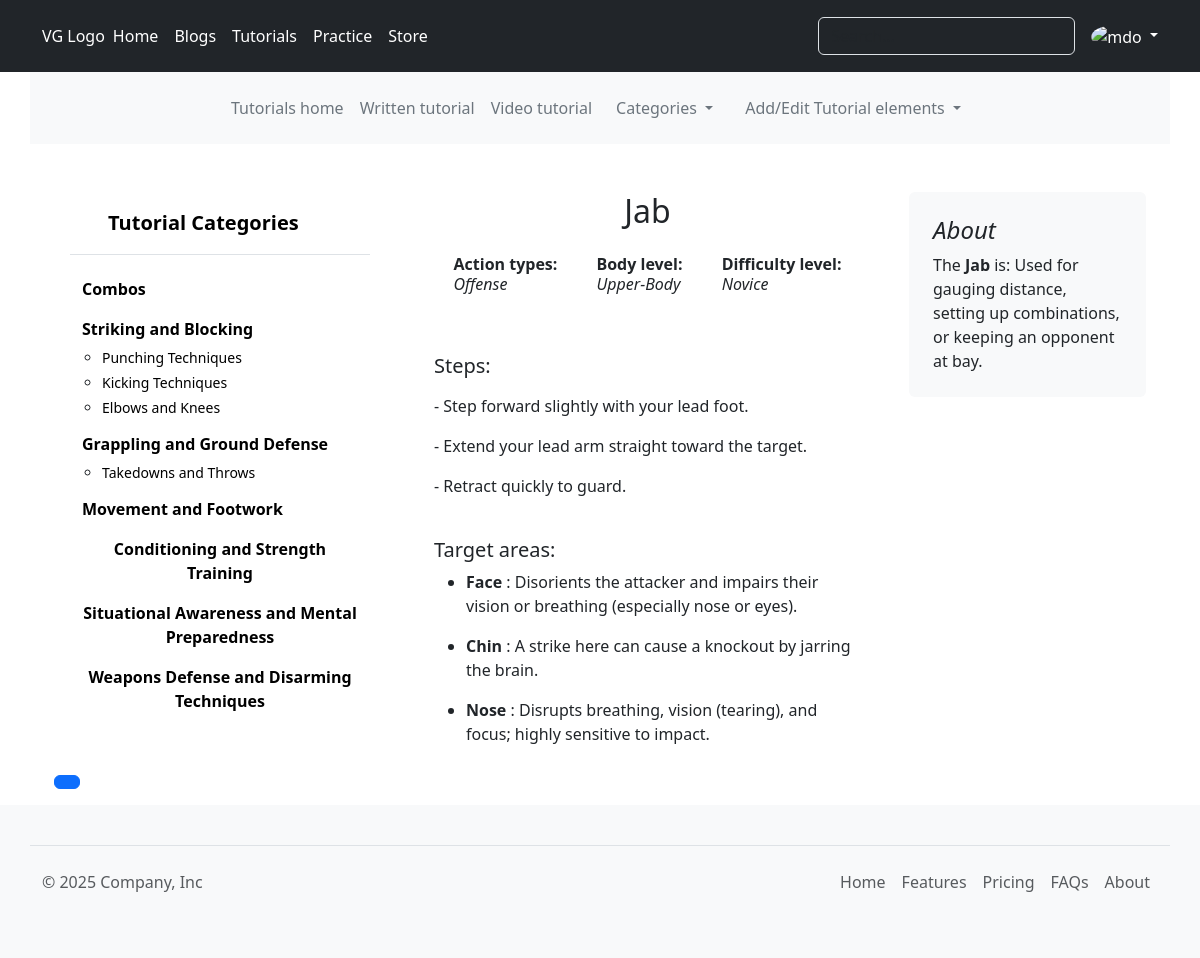
/tutorials/technique/1 (signed in), run on the app's committed database.
### tutorials/models.py (models this page shows, shortened)
class AddedElement(models.Model):
    name = models.CharField(max_length=150)
    slug = models.SlugField(unique=True)
    creation_date = models.DateTimeField(auto_now_add=True)
    update_date = models.DateTimeField(auto_now=True)
    class Meta:
        abstract = True

class Category(AddedElement):
    description = models.CharField(max_length=250)
    added_by= models.ForeignKey(User, on_delete=models.PROTECT,
                                related_name='tutorials_category_added_by')
    def __str__(self):
        return self.name

class SubCategory(AddedElement):
    description = models.CharField(max_length=250)
    proper_execution = models.TextField()
    category = models.ForeignKey(Category, on_delete=models.SET_NULL, null=True,
                                related_name='subcategories')
    added_by= models.ForeignKey(User, on_delete=models.PROTECT,
                                related_name='tutorials_subcategory_added_by')

class Moves(AddedElement):
    body_level = models.CharField(max_length=50, choices=body_level)
    action_types = models.CharField(max_length=50, choices=action_types)
    difficulty_level = models.CharField(max_length=50, choices=difficulty_level)
    class Meta:
        abstract = True

class Technique(Moves):
    steps = RichTextField()
    application = models.CharField(max_length=250)
    sub_category = models.ForeignKey(SubCategory, on_delete=models.PROTECT,
                                related_name='techniques')
    target = models.ManyToManyField(Target, related_name='techniques')
    def __str__(self):
        return self.name

class Target(AddedElement):
    body_level = models.CharField(max_length=50, choices=body_level)
    reason = models.CharField(max_length=250)

### tutorials/views.py (the view)
# urls.py: path("technique/<int:pk>", views.SingleTechniqueTTutorial.as_view(), name="tttutorial_technique"),
class SingleTechniqueTTutorial(DetailView):
    model = Technique
    template_name = 'tutorials/TT_technique.html'
    def get_context_data(self, **kwargs):
        category_list = Category.objects.all() # Fetches the subcategory for the current category's id
        context = super(SingleTechniqueTTutorial, self).get_context_data(**kwargs)
        context['category_list'] = category_list
        return context

### templates/tutorials/TT_technique.html
{% extends 'base.html' %}
{% block content %}
    <main class="container">
        <br>
        <div class="row g-5 justify-content-between">
        {% include 'tutorials/_tut_side_cat.html' %}
          <div class="col-md-5">
                <h2 class="d-flex justify-content-center">
                  {{technique}}
              </h2>
              <a href="#" class="list-group-item list-group-item-action py-3 lh-sm">
              <div class="d-flex w-100 align-items-center justify-content-around">
                <div class="mb-1">
                  <strong>Action types:</strong>
                  <p><em>{{technique.action_types | title}}</em></p>
                </div>
                <div class="mb-1">
                  <strong>Body level:</strong><br>
                  <p><em>{{technique.body_level | title}}</em></p>
                </div>
                <div class="mb-1">
                  <strong>Difficulty level:</strong><br>
                  <p><em>{{technique.difficulty_level | title}}</em></p>
                </div>
              </div>
              </a><br>
              <h5>Steps:</h5>
              <p>
                {{technique.steps | safe}}
              </p><br>
              <h5>Target areas:</h5>
              {% for area in technique.target.all %}
                <ul>
                    <li> <strong>{{area.name}}</strong> : {{area.reason}}</li>
                </ul>
              {% endfor %}
          </div>
          <div class="col-md-3">
            <div class="position-sticky" style="top: 2rem;">
              <div class="p-4 mb-3 bg-body-tertiary rounded">
                <h4 class="fst-italic">About</h4>
                <p class="mb-0"> The <strong>{{technique}}</strong> is: {{technique.application}}</p>
              </div>
            </div>
          </div>
        </div>
      </main>
{% endblock content %}

### templates/partials/_header.html (shortened to what this page needs)
<header class="p-3 text-bg-dark">
  <div class="container">
    <div class="d-flex flex-wrap align-items-center justify-content-center justify-content-lg-start">
      <a href="/" class="d-flex align-items-center mb-2 mb-lg-0 text-white text-decoration-none">
        VG Logo
      </a>
      <ul class="nav col-12 col-lg-auto me-lg-auto mb-2 justify-content-center mb-md-0" data-bs-theme="dark">
        <li><a href="#" class="nav-link px-2 text-white">Home</a></li>
        <li><a href="http://127.0.0.1:8002/" class="nav-link px-2 text-white">Blogs</a></li>
        <li><a href="{% url 'tutorials:home' %}" class="nav-link px-2 text-white">Tutorials</a></li>
        <li><a href="#" class="nav-link px-2 text-white">Practice</a></li>
        <li><a href="#" class="nav-link px-2 text-white">Store</a></li>
      </ul>
      <form class="col-12 col-lg-auto mb-3 mb-lg-0 me-lg-3" role="search">
        <input type="search" class="form-control form-control-dark text-bg-dark" placeholder="Search..." aria-label="Search">
      </form>
      {% if user.is_authenticated %}
      <div class="dropdown text-end" data-bs-theme="dark">
        <a href="#" class="d-block link-body-emphasis text-decoration-none dropdown-toggle" data-bs-toggle="dropdown" aria-expanded="false">
          <img src="https://github.com/mdo.png" alt="mdo" width="32" height="32" class="rounded-circle">
        </a>
      </div>
      {% endif %}
    </div>
  </div>
</header>
<div class="container bg-body-tertiary">
    <header class="d-flex justify-content-center py-3">
      <ul class="nav col-12 col-md-auto mb-2 justify-content-center mb-md-0">
        <li><a href="{% url 'tutorials:home' %}" class="nav-link px-2 text-secondary">Tutorials home</a></li>
        <li><a href="{% url 'tutorials:tttutorial' %}" class="nav-link px-2 text-secondary">Written tutorial</a></li>
        <li><a href="{% url 'tutorials:vtutorial' %}" class="nav-link px-2 text-secondary">Video tutorial</a></li>
        {% if category_list%}
          <li class="nav-item dropdown">
            <a class="nav-link dropdown-toggle text-secondary" href="#" role="button" data-bs-toggle="dropdown" aria-expanded="false">
              Categories
            </a>
          </li>
        {% else %}
        <li class="nav-item">
          <a class="nav-link text-secondary" href="#">Categories</a>
        </li>
        {% endif %}
      {% for group in user.groups.all%}
        {% if "Blog manager" or "Manager" in group.name %}
          <li class="nav-item dropdown">
            <a class="nav-link dropdown-toggle text-secondary" href="#" role="button" data-bs-toggle="dropdown" aria-expanded="false">
              Add/Edit Tutorial elements
            </a>
          </li>
        {% endif %}
      {% endfor %}
      </ul>
    </header>
  </div>

### templates/tutorials/_tut_side_cat.html (shortened to what this page needs)
        <div class="col-md-4">
              <div class="flex-shrink-0 p-3">
                <a href="{% url 'tutorials:ttutorial_all_category' %}" class="d-flex align-items-center pb-3 mb-3 link-body-emphasis text-decoration-none border-bottom">
                  <svg class="bi pe-none me-2" width="30" height="24"><use xlink:href="#bootstrap"/></svg>
                  <span class="fs-5 fw-semibold">Tutorial Categories</span>
                </a>
                <ul class="list-unstyled ps-0">
                  <li class="mb-1">
                    <button class="btn d-inline-flex align-items-center rounded border-0  fw-semibold">
                      <a href="{% url 'tutorials:ttutorial_all_combo'%}" class="link-body-emphasis d-inline-flex text-decoration-none rounded">
                        Combos
                      </a>
                    </button>
                  </li>
                  {% for category in category_list %}
                  <li class="mb-1">
                    <button class="btn btn-toggle d-inline-flex align-items-start rounded border-0 collapsed fw-semibold" data-bs-toggle="collapse" data-bs-target="#home-collapse" aria-expanded="true">
                      <a href="{% url 'tutorials:tttutorial_single_category' category.pk %}" class="link-body-emphasis d-inline-flex text-decoration-none rounded">
                        {{category.name}}
                      </a>
                    </button>
                    {% for subcategory in category.subcategories.all %}
                      <div class="collapse show" id="home-collapse">
                        <ul class="btn-toggle-nav fw-normal pb-1 small">
                          <li><a href="{% url 'tutorials:tttutorial_single_subcategory' subcategory.pk %}" class="link-body-emphasis d-inline-flex text-decoration-none rounded">{{subcategory.name}}</a></li>
                        </ul>
                      </div>
                    {% endfor %}
                  </li>
                  {% endfor %}
                </ul>
              </div>
              <br>
          {% if page_obj.paginator.num_pages == 1%}
          {% else%}
          <div class="pagination">
              <nav aria-label="...">
                  <ul class="pagination">
                    <li class="page-item active" aria-current="page">
                      <a class="page-link" href="#">{{ page_obj.number }}</a>
                    </li>
                  </ul>
                </nav>
          </div>
          {% endif %}
        </div>

### data on the page
Category: name "Striking and Blocking"
SubCategory: name "Punching Techniques"
SubCategory: name "Kicking Techniques"
SubCategory: name "Elbows and Knees"
Category: name "Grappling and Ground Defense"
SubCategory: name "Takedowns and Throws"
Category: name "Movement and Footwork"
Category: name "Conditioning and Strength Training"
Category: name "Situational Awareness and Mental Preparedness"
Category: name "Weapons Defense and Disarming Techniques"
Technique: name "Jab", action_types "Offense", body_level "Upper-Body", difficulty_level "Novice", steps "- Step forward slightly with your lead foot. - Extend your lead arm straight toward the target. - Retract quickly to guard.", application "Used for gauging distance, setting up combinations, or keeping an opponent at bay."
Target: name "Face", reason "Disorients the attacker and impairs their vision or breathing (especially nose or eyes)."
Target: name "Chin", reason "A strike here can cause a knockout by jarring the brain."
Target: name "Nose", reason "Disrupts breathing, vision (tearing), and focus; highly sensitive to impact."
